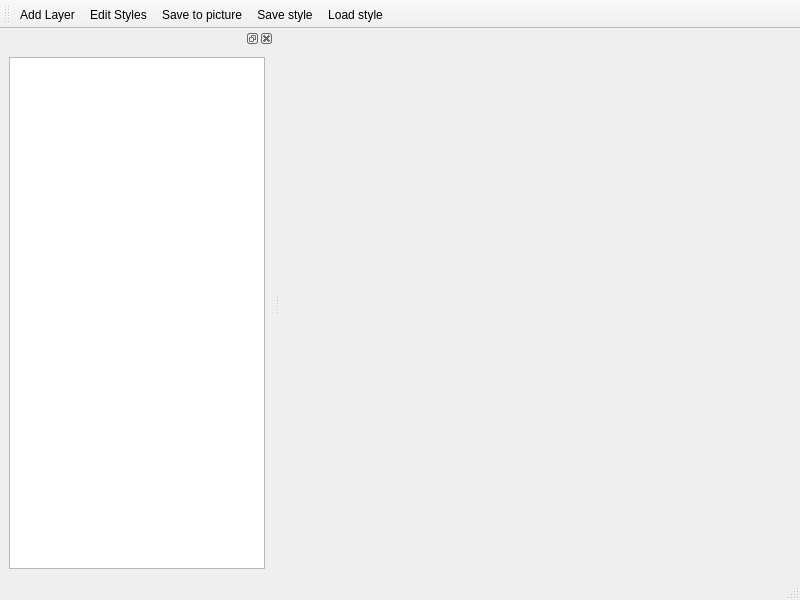
<?xml version="1.0" encoding="UTF-8"?>
<ui version="4.0">
 <class>GUIMapnikViewer</class>
 <widget class="QMainWindow" name="GUIMapnikViewer">
  <property name="geometry">
   <rect>
    <x>0</x>
    <y>0</y>
    <width>800</width>
    <height>600</height>
   </rect>
  </property>
  <property name="windowTitle">
   <string>MainWindow</string>
  </property>
  <widget class="QWidget" name="centralwidget">
   <layout class="QHBoxLayout" name="horizontalLayout">
    <item>
     <widget class="GUIMapnikView" name="widget_mapnik" native="true">
      <property name="sizePolicy">
       <sizepolicy hsizetype="Expanding" vsizetype="Expanding">
        <horstretch>0</horstretch>
        <verstretch>0</verstretch>
       </sizepolicy>
      </property>
     </widget>
    </item>
   </layout>
  </widget>
  <widget class="QMenuBar" name="menubar">
   <property name="geometry">
    <rect>
     <x>0</x>
     <y>0</y>
     <width>800</width>
     <height>22</height>
    </rect>
   </property>
  </widget>
  <widget class="QStatusBar" name="statusbar"/>
  <widget class="QToolBar" name="toolBar">
   <property name="windowTitle">
    <string>toolBar</string>
   </property>
   <attribute name="toolBarArea">
    <enum>TopToolBarArea</enum>
   </attribute>
   <attribute name="toolBarBreak">
    <bool>false</bool>
   </attribute>
   <addaction name="actionAdd_Layer"/>
   <addaction name="actionEdit_Styles"/>
   <addaction name="actionSave_to_picture"/>
   <addaction name="actionSaveStyle"/>
   <addaction name="actionLoad_style"/>
  </widget>
  <widget class="QDockWidget" name="dockWidget">
   <property name="minimumSize">
    <size>
     <width>250</width>
     <height>128</height>
    </size>
   </property>
   <attribute name="dockWidgetArea">
    <number>1</number>
   </attribute>
   <widget class="QWidget" name="dockWidgetContents">
    <layout class="QHBoxLayout" name="horizontalLayout_2">
     <item>
      <widget class="QTreeWidget" name="treeWidget">
       <property name="sizePolicy">
        <sizepolicy hsizetype="Expanding" vsizetype="Expanding">
         <horstretch>0</horstretch>
         <verstretch>0</verstretch>
        </sizepolicy>
       </property>
       <property name="minimumSize">
        <size>
         <width>0</width>
         <height>0</height>
        </size>
       </property>
       <property name="maximumSize">
        <size>
         <width>16777215</width>
         <height>16777215</height>
        </size>
       </property>
       <attribute name="headerVisible">
        <bool>false</bool>
       </attribute>
       <column>
        <property name="text">
         <string notr="true">1</string>
        </property>
       </column>
      </widget>
     </item>
    </layout>
   </widget>
  </widget>
  <action name="actionAdd_Layer">
   <property name="text">
    <string>Add Layer</string>
   </property>
  </action>
  <action name="actionEdit_Styles">
   <property name="text">
    <string>Edit Styles</string>
   </property>
  </action>
  <action name="actionSave_to_picture">
   <property name="text">
    <string>Save to picture</string>
   </property>
  </action>
  <action name="actionSaveStyle">
   <property name="text">
    <string>Save style</string>
   </property>
  </action>
  <action name="actionLoad_style">
   <property name="text">
    <string>Load style</string>
   </property>
  </action>
 </widget>
 <customwidgets>
  <customwidget>
   <class>GUIMapnikView</class>
   <extends>QWidget</extends>
   <header>guimapnikview.h</header>
   <container>1</container>
  </customwidget>
 </customwidgets>
 <resources/>
 <connections/>
</ui>
